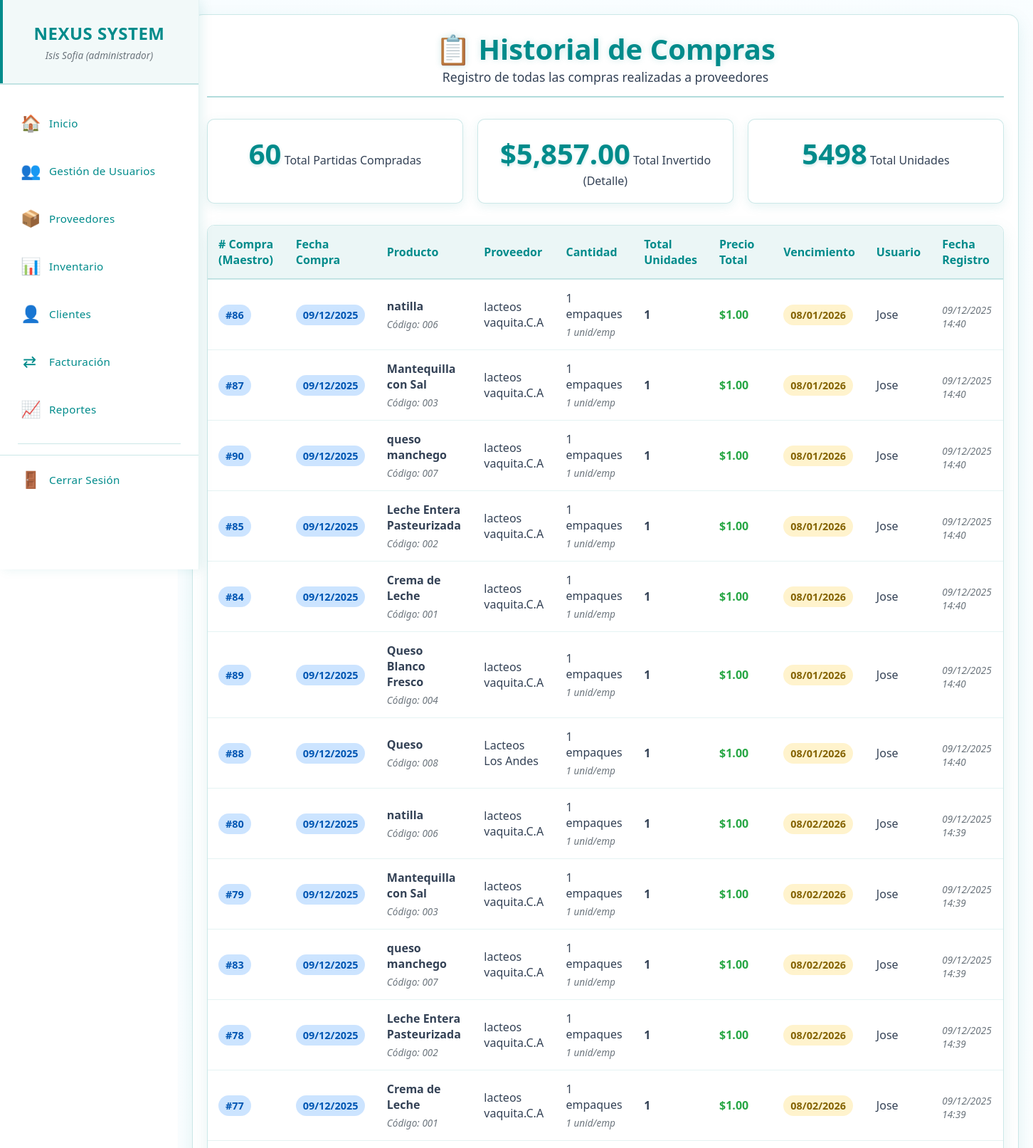
The app's page /historial_compras.php (signed in, upper part) with its own data.
### tables this page shows
CREATE TABLE `historial_compras` (
  `id_historial` int(11) NOT NULL,
  `id_compra` int(11) NOT NULL,
  `id_producto_proveedor` int(11) NOT NULL,
  `cantidad_empaques` int(11) NOT NULL,
  `unidades_empaque` int(11) NOT NULL,
  `total_unidades` int(11) NOT NULL,
  `precio_total` decimal(10,2) NOT NULL,
  `fecha_compra` date NOT NULL,
  `fecha_vencimiento` date NOT NULL,
  `usuario_id` int(11) NOT NULL,
  `fecha_registro` timestamp NOT NULL DEFAULT current_timestamp()
);

CREATE TABLE `productos_proveedor` (
  `id_producto_proveedor` int(11) NOT NULL,
  `codigo_producto` varchar(50) NOT NULL,
  `nombre` varchar(255) NOT NULL,
  `descripcion` text DEFAULT NULL,
  `id_categoria` int(11) NOT NULL,
  `id_subcategoria` int(11) DEFAULT NULL,
  `id_proveedor` int(11) NOT NULL,
  `precio_compra` decimal(10,2) NOT NULL,
  `unidad_medida` varchar(20) DEFAULT 'unidad',
  `fecha_compra` date DEFAULT NULL,
  `es_perecedero` tinyint(1) DEFAULT 0,
  `registro` timestamp NOT NULL DEFAULT current_timestamp(),
  `actualizacion` timestamp NOT NULL DEFAULT current_timestamp() ON UPDATE current_timestamp()
);

CREATE TABLE `proveedores` (
  `id_proveedor` int(11) NOT NULL,
  `nombres` varchar(255) NOT NULL,
  `nombre_comercial` varchar(255) NOT NULL,
  `rif` varchar(20) NOT NULL,
  `telefono` varchar(20) DEFAULT NULL,
  `email` varchar(100) DEFAULT NULL,
  `direccion` text DEFAULT NULL,
  `estado` enum('activo','inactivo') DEFAULT 'activo',
  `registro` timestamp NOT NULL DEFAULT current_timestamp(),
  `actualizacion` timestamp NOT NULL DEFAULT current_timestamp() ON UPDATE current_timestamp()
);

CREATE TABLE `usuario` (
  `id_usuario` int(11) NOT NULL,
  `usuario` varchar(50) NOT NULL,
  `nombre` varchar(100) NOT NULL,
  `apellido` varchar(100) NOT NULL,
  `contraseña` varchar(255) NOT NULL,
  `id_rol` int(11) NOT NULL,
  `activo` tinyint(1) DEFAULT 1
);

### historial_compras.php (the view, shortened to what this page needs)
<?php
require_once 'menu.php';
try {
    $sql = "
        SELECT
            hc.*,
            pp.nombre as producto_nombre,
            pp.codigo_producto,
            p.nombre_comercial as proveedor_nombre,
            u.nombre as usuario_nombre
        FROM historial_compras hc
        JOIN productos_proveedor pp ON hc.id_producto_proveedor = pp.id_producto_proveedor
        JOIN proveedores p ON pp.id_proveedor = p.id_proveedor
        -- En el nuevo esquema, usuario_id y fecha_compra se leen directamente desde historial_compras
        -- pero se sabe que deberían estar solo en compras_proveedores (el Maestro)
        JOIN usuario u ON hc.usuario_id = u.id_usuario
        ORDER BY hc.fecha_registro DESC
    ";
    $stmt = $pdo->query($sql);
    $historial = $stmt->fetchAll(PDO::FETCH_ASSOC);
    $total_compras = count($historial);
    $total_invertido = array_sum(array_column($historial, 'precio_total'));
    $total_unidades = array_sum(array_column($historial, 'total_unidades'));
} catch (PDOException $e) {
    die("Error al consultar historial: " . $e->getMessage());
}
?>
<!DOCTYPE html>
<html lang="es">
<head>
    <link rel="stylesheet" href="css/proveedores.css">
</head>
<body>
   <main class="main-content">
        <div class="content-wrapper">
            <div class="container">
                <div class="header">
                    <h1>📋 Historial de Compras</h1>
                    <p>Registro de todas las compras realizadas a proveedores</p>
                </div>
                <div class="stats-container">
                    <div class="stat-card">
                        <span class="stat-number"><?php echo $total_compras; ?></span>
                        <span class="stat-label">Total Partidas Compradas</span>
                    </div>
                    <div class="stat-card">
                        <span class="stat-number">$<?php echo number_format($total_invertido, 2); ?></span>
                        <span class="stat-label">Total Invertido (Detalle)</span>
                    </div>
                    <div class="stat-card">
                        <span class="stat-number"><?php echo $total_unidades; ?></span>
                        <span class="stat-label">Total Unidades</span>
                    </div>
                </div>
                <?php if ($total_compras > 0): ?>
                    <div class="table-container">
                        <table class="table">
                            <thead>
                                <tr>
                                    <th># Compra (Maestro)</th>
                                    <th>Fecha Compra</th>
                                    <th>Producto</th>
                                    <th>Proveedor</th>
                                    <th>Cantidad</th>
                                    <th>Total Unidades</th>
                                    <th>Precio Total</th>
                                    <th>Vencimiento</th>
                                    <th>Usuario</th>
                                    <th>Fecha Registro</th>
                                </tr>
                            </thead>
                            <tbody>
                                <?php foreach ($historial as $row): ?>
                                    <tr>
                                        <td>
                                            <span class="badge badge-info">
                                                #<?php echo $row['id_compra']; ?>
                                            </span>
                                        </td>
                                        <td>
                                            <span class="badge badge-info">
                                                <?php echo date('d/m/Y', strtotime($row['fecha_compra'])); ?>
                                            </span>
                                        </td>
                                        <td>
                                            <strong><?php echo htmlspecialchars($row['producto_nombre']); ?></strong><br>
                                            <small>Código: <?php echo $row['codigo_producto']; ?></small>
                                        </td>
                                        <td><?php echo $row['proveedor_nombre']; ?></td>
                                        <td>
                                            <?php echo $row['cantidad_empaques']; ?> empaques<br>
                                            <small><?php echo $row['unidades_empaque']; ?> unid/emp</small>
                                        </td>
                                        <td style="font-weight: bold;">
                                            <?php echo $row['total_unidades']; ?>
                                        </td>
                                        <td style="font-weight: bold; color: #28a745;">
                                            $<?php echo number_format($row['precio_total'], 2); ?>
                                        </td>
                                        <td>
                                            <span class="badge badge-warning">
                                                <?php echo date('d/m/Y', strtotime($row['fecha_vencimiento'])); ?>
                                            </span>
                                        </td>
                                        <td><?php echo $row['usuario_nombre']; ?></td>
                                        <td>
                                            <small><?php echo date('d/m/Y H:i', strtotime($row['fecha_registro'])); ?></small>
                                        </td>
                                    </tr>
                                <?php endforeach; ?>
                            </tbody>
                        </table>
                    </div>
                <?php endif; ?>
            </div>
        </div>
    </main>
</body>
</html>

### css/menu.css (style rules this page uses)
* { margin: 0; padding: 0; box-sizing: border-box; }
body { font-family: 'Segoe UI', Tahoma, Geneva, Verdana, sans-serif; background: #ffffff; color: #334155; overflow-x: hidden; }
.main-content { flex: 1; margin-left: 280px; padding: 30px; background: #ffffff; min-height: 100vh; }

### css/proveedores.css (style rules this page uses)
* { margin: 0; padding: 0; box-sizing: border-box; }
.main-content { margin-left: 250px; min-height: 100vh; padding: 0; background: linear-gradient(135deg, #f8fdff 0%, #ffffff 100%); }
.content-wrapper { padding: 20px; color: #2b3139; width: 100%; }
.container { max-width: 1200px; margin: 0 auto; padding: 20px; background: #ffffff; border-radius: 15px; border: 1px solid rgba(0, 139, 139, 0.2); box-shadow: 0 8px 25px rgba(0, 139, 139, 0.1); }
.header { text-align: center; margin-bottom: 30px; padding-bottom: 15px; border-bottom: 2px solid rgba(0, 139, 139, 0.3); }
.header h1 { color: #008B8B; font-size: 2.5em; text-shadow: 0 0 10px rgba(0, 139, 139, 0.2); }
.header p { color: #334155; font-size: 1.1em; }
.stats-container { display: grid; grid-template-columns: repeat(auto-fit, minmax(200px, 1fr)); gap: 20px; margin-bottom: 30px; }
.stat-card { background: #ffffff; padding: 20px; border-radius: 10px; text-align: center; border: 1px solid rgba(0, 139, 139, 0.2); box-shadow: 0 4px 15px rgba(0, 139, 139, 0.1); transition: all 0.3s ease; }
.stat-number { font-size: 2.5em; font-weight: bold; color: #008B8B; text-shadow: 0 2px 4px rgba(0, 139, 139, 0.2); }
.stat-label { color: #334155; font-size: 1em; }
.table-container { width: 100%; overflow-x: auto; margin-bottom: 20px; border-radius: 10px; border: 1px solid rgba(0, 139, 139, 0.2); box-shadow: 0 8px 25px rgba(0, 139, 139, 0.1); }
.table { min-width: 1000px; width: 100%; background: #ffffff; border-radius: 10px; overflow: hidden; border-collapse: collapse; }
.table th { background: rgba(0, 139, 139, 0.08); color: #008B8B; padding: 15px; text-align: left; font-weight: 600; border-bottom: 2px solid rgba(0, 139, 139, 0.2); }
.table td { padding: 15px; border-bottom: 1px solid rgba(0, 139, 139, 0.1); color: #334155; vertical-align: middle; }
.badge { padding: 5px 10px; border-radius: 15px; font-size: 0.9em; font-weight: bold; display: inline-block; }
.badge-warning { background: rgba(255, 193, 7, 0.2); color: #856404; }
.badge-info { background: rgba(0, 123, 255, 0.2); color: #0056b3; }
small { display: block; margin-top: 5px; color: #6c757d; font-size: 0.85em; font-style: italic; }

### records on screen
historial_compras: id_compra "86", fecha_compra "09/12/2025", id_producto_proveedor.nombre "natilla", id_producto_proveedor.codigo_producto "006", proveedores.nombre_comercial "lacteos vaquita.C.A", cantidad_empaques "1", unidades_empaque "1", total_unidades "1", precio_total "1.00", fecha_vencimiento "08/01/2026", usuario.nombre "Jose", fecha_registro "09/12/2025 14:40"
historial_compras: id_compra "87", fecha_compra "09/12/2025", id_producto_proveedor.nombre "Mantequilla con Sal", id_producto_proveedor.codigo_producto "003", proveedores.nombre_comercial "lacteos vaquita.C.A", cantidad_empaques "1", unidades_empaque "1", total_unidades "1", precio_total "1.00", fecha_vencimiento "08/01/2026", usuario.nombre "Jose", fecha_registro "09/12/2025 14:40"
historial_compras: id_compra "90", fecha_compra "09/12/2025", id_producto_proveedor.nombre "queso manchego", id_producto_proveedor.codigo_producto "007", proveedores.nombre_comercial "lacteos vaquita.C.A", cantidad_empaques "1", unidades_empaque "1", total_unidades "1", precio_total "1.00", fecha_vencimiento "08/01/2026", usuario.nombre "Jose", fecha_registro "09/12/2025 14:40"
historial_compras: id_compra "85", fecha_compra "09/12/2025", id_producto_proveedor.nombre "Leche Entera Pasteurizada", id_producto_proveedor.codigo_producto "002", proveedores.nombre_comercial "lacteos vaquita.C.A", cantidad_empaques "1", unidades_empaque "1", total_unidades "1", precio_total "1.00", fecha_vencimiento "08/01/2026", usuario.nombre "Jose", fecha_registro "09/12/2025 14:40"
historial_compras: id_compra "84", fecha_compra "09/12/2025", id_producto_proveedor.nombre "Crema de Leche", id_producto_proveedor.codigo_producto "001", proveedores.nombre_comercial "lacteos vaquita.C.A", cantidad_empaques "1", unidades_empaque "1", total_unidades "1", precio_total "1.00", fecha_vencimiento "08/01/2026", usuario.nombre "Jose", fecha_registro "09/12/2025 14:40"
historial_compras: id_compra "89", fecha_compra "09/12/2025", id_producto_proveedor.nombre "Queso Blanco Fresco", id_producto_proveedor.codigo_producto "004", proveedores.nombre_comercial "lacteos vaquita.C.A", cantidad_empaques "1", unidades_empaque "1", total_unidades "1", precio_total "1.00", fecha_vencimiento "08/01/2026", usuario.nombre "Jose", fecha_registro "09/12/2025 14:40"
historial_compras: id_compra "88", fecha_compra "09/12/2025", id_producto_proveedor.nombre "Queso", id_producto_proveedor.codigo_producto "008", proveedores.nombre_comercial "Lacteos Los Andes", cantidad_empaques "1", unidades_empaque "1", total_unidades "1", precio_total "1.00", fecha_vencimiento "08/01/2026", usuario.nombre "Jose", fecha_registro "09/12/2025 14:40"
historial_compras: id_compra "80", fecha_compra "09/12/2025", id_producto_proveedor.nombre "natilla", id_producto_proveedor.codigo_producto "006", proveedores.nombre_comercial "lacteos vaquita.C.A", cantidad_empaques "1", unidades_empaque "1", total_unidades "1", precio_total "1.00", fecha_vencimiento "08/02/2026", usuario.nombre "Jose", fecha_registro "09/12/2025 14:39"
historial_compras: id_compra "79", fecha_compra "09/12/2025", id_producto_proveedor.nombre "Mantequilla con Sal", id_producto_proveedor.codigo_producto "003", proveedores.nombre_comercial "lacteos vaquita.C.A", cantidad_empaques "1", unidades_empaque "1", total_unidades "1", precio_total "1.00", fecha_vencimiento "08/02/2026", usuario.nombre "Jose", fecha_registro "09/12/2025 14:39"
historial_compras: id_compra "83", fecha_compra "09/12/2025", id_producto_proveedor.nombre "queso manchego", id_producto_proveedor.codigo_producto "007", proveedores.nombre_comercial "lacteos vaquita.C.A", cantidad_empaques "1", unidades_empaque "1", total_unidades "1", precio_total "1.00", fecha_vencimiento "08/02/2026", usuario.nombre "Jose", fecha_registro "09/12/2025 14:39"
historial_compras: id_compra "78", fecha_compra "09/12/2025", id_producto_proveedor.nombre "Leche Entera Pasteurizada", id_producto_proveedor.codigo_producto "002", proveedores.nombre_comercial "lacteos vaquita.C.A", cantidad_empaques "1", unidades_empaque "1", total_unidades "1", precio_total "1.00", fecha_vencimiento "08/02/2026", usuario.nombre "Jose", fecha_registro "09/12/2025 14:39"
historial_compras: id_compra "77", fecha_compra "09/12/2025", id_producto_proveedor.nombre "Crema de Leche", id_producto_proveedor.codigo_producto "001", proveedores.nombre_comercial "lacteos vaquita.C.A", cantidad_empaques "1", unidades_empaque "1", total_unidades "1", precio_total "1.00", fecha_vencimiento "08/02/2026", usuario.nombre "Jose", fecha_registro "09/12/2025 14:39"

### other values on screen
$_SESSION['nombre'] "Isis Sofia"
$_SESSION['rol'] "administrador"
$total_compras "60"
$total_invertido "5,857.00"
$total_unidades "5498"
